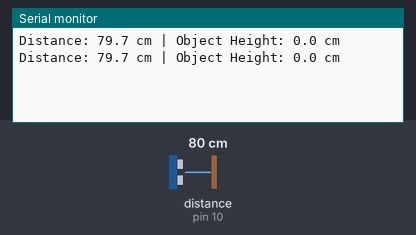
A sketch run on a simulated Arduino Uno, built with avr-gcc and run on an emulated ATmega328P. Shown: the last lines printed to the serial monitor. Wiring (inferred from the names in the program): ultrasonic range finder: trigger pin 9; echo pin 10. Inputs (shaded band) come from the test bench; at power-on: distance to the obstacle (sensor on pin 10) 80 cm. The echo pulse lasts 58.3 µs per cm.

Above: at 1.2 s.
1.3 s: distance to the obstacle (sensor on pin 10) set to 2 cm
At 1.97 s:
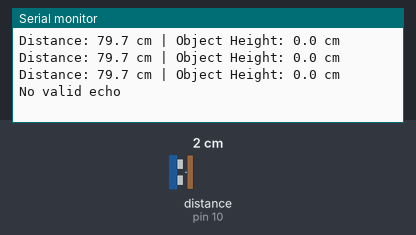
3.6 s: distance to the obstacle (sensor on pin 10) set to 4 cm
At 3.66 s:
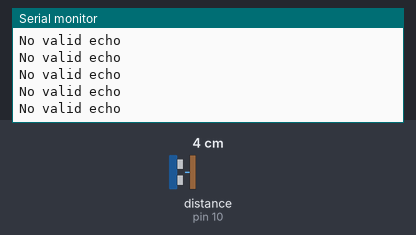
Timing chart, 0 to 6.6 s (numbered marks = the images above; inputs shaded):
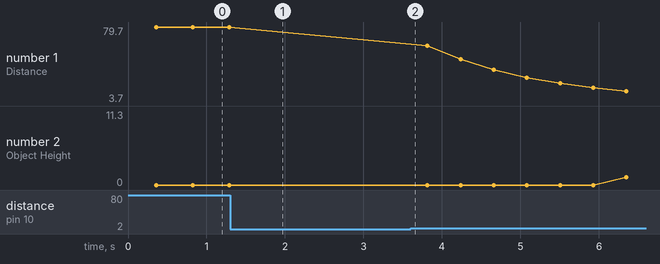

The sketch:

arduino_height_sensor.ino
```cpp
/*
  HC-SR04 object height measurement with median filtering + smoothing.
  Sensor-to-ground reference height: 15.0 cm
  TRIG -> D9, ECHO -> D10, VCC -> 5V, GND -> GND

  Serial output stays compatible with serial_uploader.py:
  Distance: 9.0 cm | Object Height: 6.0 cm
*/

const byte TRIG_PIN = 9;
const byte ECHO_PIN = 10;
const float REFERENCE_HEIGHT_CM = 15.0;

const byte SAMPLE_COUNT = 9;
const unsigned long ECHO_TIMEOUT_US = 25000UL;
const float SMOOTH_ALPHA = 0.25;  // lower = steadier but slower response

float smoothedDistance = -1.0;

float readOneDistanceCm() {
  digitalWrite(TRIG_PIN, LOW);
  delayMicroseconds(3);
  digitalWrite(TRIG_PIN, HIGH);
  delayMicroseconds(10);
  digitalWrite(TRIG_PIN, LOW);

  unsigned long duration = pulseIn(ECHO_PIN, HIGH, ECHO_TIMEOUT_US);
  if (duration == 0) return -1.0;

  float distance = duration * 0.0343 / 2.0;
  if (distance < 2.0 || distance > 400.0) return -1.0;
  return distance;
}

void sortValues(float values[], byte count) {
  for (byte i = 0; i < count; i++) {
    for (byte j = i + 1; j < count; j++) {
      if (values[j] < values[i]) {
        float temp = values[i];
        values[i] = values[j];
        values[j] = temp;
      }
    }
  }
}

float readMedianDistanceCm() {
  float samples[SAMPLE_COUNT];
  byte validCount = 0;

  for (byte i = 0; i < SAMPLE_COUNT; i++) {
    float value = readOneDistanceCm();
    if (value > 0) {
      samples[validCount++] = value;
    }
    delay(35);  // avoid overlapping ultrasonic echoes
  }

  if (validCount == 0) return -1.0;
  sortValues(samples, validCount);
  return samples[validCount / 2];
}

void setup() {
  pinMode(TRIG_PIN, OUTPUT);
  pinMode(ECHO_PIN, INPUT);
  digitalWrite(TRIG_PIN, LOW);
  Serial.begin(9600);
}

void loop() {
  float medianDistance = readMedianDistanceCm();

  if (medianDistance > 0) {
    if (smoothedDistance < 0) {
      smoothedDistance = medianDistance;
    } else {
      smoothedDistance =
        SMOOTH_ALPHA * medianDistance +
        (1.0 - SMOOTH_ALPHA) * smoothedDistance;
    }

    float objectHeight = REFERENCE_HEIGHT_CM - smoothedDistance;
    if (objectHeight < 0) objectHeight = 0;

    Serial.print("Distance: ");
    Serial.print(smoothedDistance, 1);
    Serial.print(" cm | Object Height: ");
    Serial.print(objectHeight, 1);
    Serial.println(" cm");
  } else {
    Serial.println("No valid echo");
  }

  delay(100);
}
```

Measured:
- after the input at 1.3 s, the serial monitor: prints a new line after 0.41 s (image 1)
- plotted number 1: 79.7 → 3.7 after the input at 3.6 s
- plotted number 2: 0 → 11.3 after the input at 3.6 s
